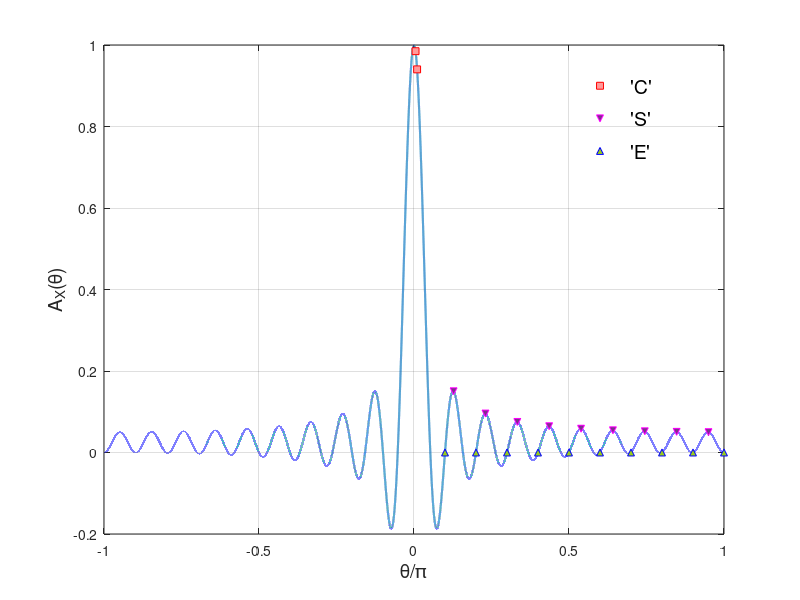

Source code (MATLAB):
%% Figure 5， adapted from Figure 4(a)
close all; clc; clear;
figure(5)% normalized signal ambiguity surface, known phase, K=16, omega_da=0.4pi, theta_a=pi/6


presentation = 1;      % 0 for manuscript (B/W), 1 for pres (color)
if presentation
    lw = 1.5;
    lwW = 2.0;
    FS = 14;
else
    lw = 0.5;
    lwW = 0.5;
    FS = 12;
end



b = 1; % normalized
omega_da = 0 * pi;
theta_a = pi/6;
K = 20;
% omega_d = pi * (-1:0.001:1);
L = 2^18;                   % FFT grid size
omega_d = 2*pi*[-(L/2):1:(L/2)-1]/L;
d_omega = omega_d-omega_da;
A_sn = (b/K) * cos(d_omega*(K-1)/2) .* sin(d_omega*K/2) ./ sin(d_omega/2);
plot(omega_d/pi, A_sn, 'Linewidth',lw);hold on;
xlabel('\theta/\pi','FontSize',FS); ylabel('A_{X}(\theta)','FontSize',FS);
axis([-1, 1, -0.2, 1]);grid on;



% Test points(part 1): Center point
C_x = 0.001*5; %5 is multiplied as a tolerance to better visualize a point with abscissa other than zero
C_y = (b/K) * cos((C_x*pi - omega_da)*(K-1)/2) .* sin((C_x*pi - omega_da)*K/2) ./ sin((C_x*pi - omega_da)/2);
C_x_1 = 0.01; %0.01 is added as a tolerance to better visualize a point with abscissa other than zero
C_y_1 = (b/K) * cos((C_x_1*pi - omega_da)*(K-1)/2) .* sin((C_x_1*pi - omega_da)*K/2) ./ sin((C_x_1*pi - omega_da)/2);
% plot(C_x,C_y,'or');
plot(C_x,C_y,'-s','MarkerSize',5,...
    'MarkerEdgeColor','red',...
    'MarkerFaceColor',[1 .6 .6]);hold on;
plot(C_x_1,C_y_1,'-s','MarkerSize',5,...
    'MarkerEdgeColor','red',...
    'MarkerFaceColor',[1 .6 .6]);hold on;
% x = [0.6 0.53];
% y = [0.88 0.88];
% a=annotation('textarrow',x,y,'String','''C''');
% a.Color='red';

% Test points(part 2): Sidelobe points
for k=1:K/2-1
    S_x(k) = 2*(k+0.5-0.25*(1-k/(K/2-1)))/K;
end
d_omega_new = S_x * pi - omega_da;
S_y = (b/K) * cos(d_omega_new*(K-1)/2) .* sin(d_omega_new*K/2) ./ sin(d_omega_new/2);
plot(S_x,S_y,'v','MarkerSize',5,...
    'MarkerEdgeColor','magenta',...
    'MarkerFaceColor',[0.4940 0.1840 0.5560]);hold on;

% Test points(part 3): Evenly distributed points
E_x = 0.1:0.1:1;
E_y = zeros(1, length(E_x));
plot(E_x,E_y,'^','MarkerSize',5,...
    'MarkerEdgeColor','blue',...
    'MarkerFaceColor',[.6 .8 .1]);hold on;

plot([0.6],[0.9],'-s','MarkerSize',5,...
    'MarkerEdgeColor','red',...
    'MarkerFaceColor',[1 .6 .6]);hold on;
plot([0.6],[0.82],'v','MarkerSize',5,...
    'MarkerEdgeColor','magenta',...
    'MarkerFaceColor',[0.4940 0.1840 0.5560]);hold on;
plot([0.6],[0.74],'^','MarkerSize',5,...
    'MarkerEdgeColor','blue',...
    'MarkerFaceColor',[.6 .8 .1]);hold on;
xt = [0.7 0.7  0.7 ];
yt = [0.9 0.82 0.74];
str = {'''C''','''S''','''E'''};
text(xt,yt,str, 'Fontsize',FS);


hold off;